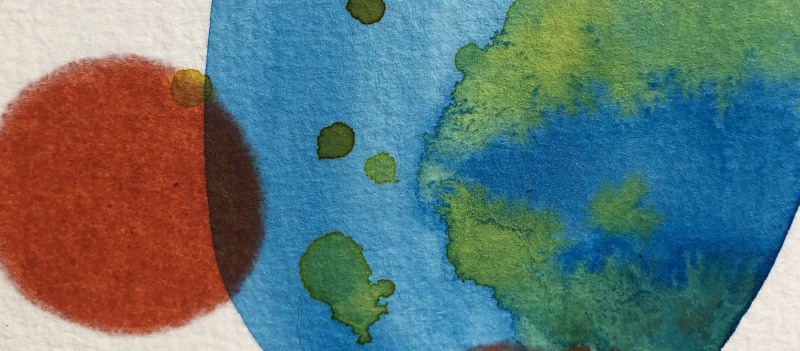
#> input picture img/art-blau-1600.jpg, 1600 x 702 px (shown at 1/2 size)
$ python -i images.py   (imports and definitions only)
#> lines starting #> are read from the running program, lines starting #| are printed output that depends on the picture; after the words box and inside, x2 and y2 are one past the last pixel; in counts of white or black regions, pixels touching at a corner belong together
#> further down, picture is the input picture: PIL image 1600x702 RGB; mean R, G, B 93.7, 117.8, 118.6
#!/usr/bin/env python3
"""Holt Kristins Bilder von lebensfarben.net (Jimdo-CDN) und erzeugt 800/1600-px-JPEGs in site/img/.

Läuft in GitHub Actions (dort ist das Netz offen). Ohne Netz entstehen Platzhalter,
damit die Seite lokal trotzdem gebaut werden kann (--placeholder).
"""
import io, pathlib, sys, urllib.request
from PIL import Image, ImageOps

OUT = pathlib.Path(__file__).resolve().parent.parent / 'site' / 'img'
B = 'https://primary.jwwb.nl/public/i/g/v/temp-ljqojfxjnemcmhcxdoxa/'

# name: (Quelle, Bearbeitung)
IMAGES = {
    'weite':               (B + 'kristin-damaschke-lebensfarben-psychotherapie-somatic-experiencing-high.jpg', 'left'),
    'raum':                (B + '25b4eac1-46bb-43f1-adb2-7a3b7f025c60-high.png', None),
    'art-erde':            (B + 'img_0756-kopie-high-z1vao1.jpg', None),
    'art-pink':            (B + 'bildschirmfoto-2026-08-16-um-22-49-57-standard.png', None),
    'art-gruen':           (B + 'bildschirmfoto-2026-08-16-um-22-49-38-standard.png', None),
    'art-tuerkis':         (B + 'bildschirmfoto-2026-08-16-um-22-56-58-high.png', None),
    'art-ocker':           (B + 'bildschirmfoto-2026-08-16-um-22-57-23-high.png', None),
    'art-blau':            (B + 'bildschirmfoto-2026-08-16-um-22-56-12-high.png', None),
    'ausstellung-luebeck': (B + 'img_2065-high.jpg', None),
    'ausstellung-wand':    (B + 'img_2058-high.jpg', None),
    'ausstellung-haengung':(B + 'img_5137-high.jpg', None),
    'ausstellung-rot':     (B + 'img_0832-high.jpg', None),
}


def trim_white(im, thresh=238):
    """Schneidet weiße Ränder ab."""
#> called with thresh = 238
    g = im.convert('L').point(lambda v: 255 if v < thresh else 0)
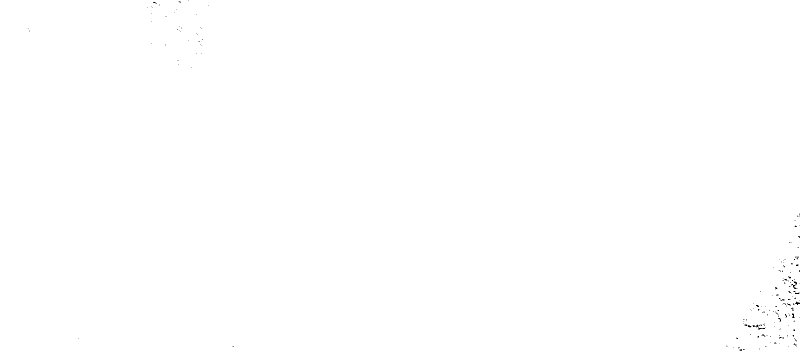
#> g: PIL image 1600x702 L (shown at 1/2 size); 99.9% white; black in thin lines or dots
    box = g.getbbox()
#> box = (0, 0, 1600, 702)
    return im.crop(box) if box else im


def split_left(im, thresh=238):
    """Das Bildpaar der alten Startseite ist eine Datei: linkes Foto (Weite) herausschneiden."""
    im = trim_white(im, thresh)
    g = im.convert('L')
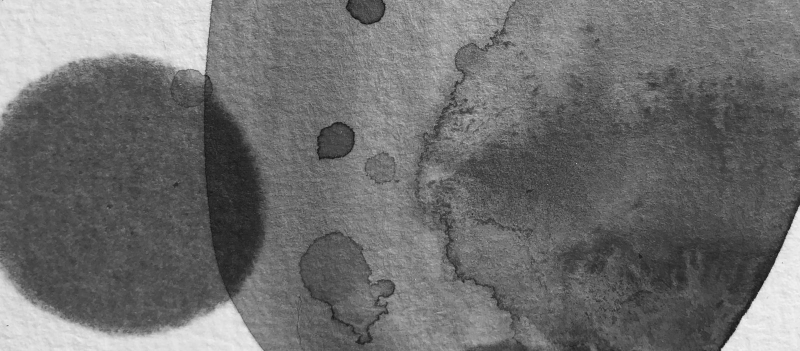
#> g: PIL image 1600x702 L (shown at 1/2 size); min 7, max 248, mean 110.7
    w, h = g.size
#> w = 1600; h = 702
    px = g.load()
    white_cols = [x for x in range(w) if min(px[x, y] for y in range(h // 4, 3 * h // 4, 4)) >= thresh]
#> white_cols = []
    # erste weiße Spalte in der mittleren Hälfte = Trennfuge
    gap = next((x for x in white_cols if w * 0.25 < x < w * 0.75), w // 2)
#> gap = 800
    return trim_white(im.crop((0, 0, gap, h)), thresh)
#> call 2 of trim_white, with thresh = 238
#> in trim_white (call 2), `g = im.convert('L').point(lambda v: 255 if v < thresh else 0)`:
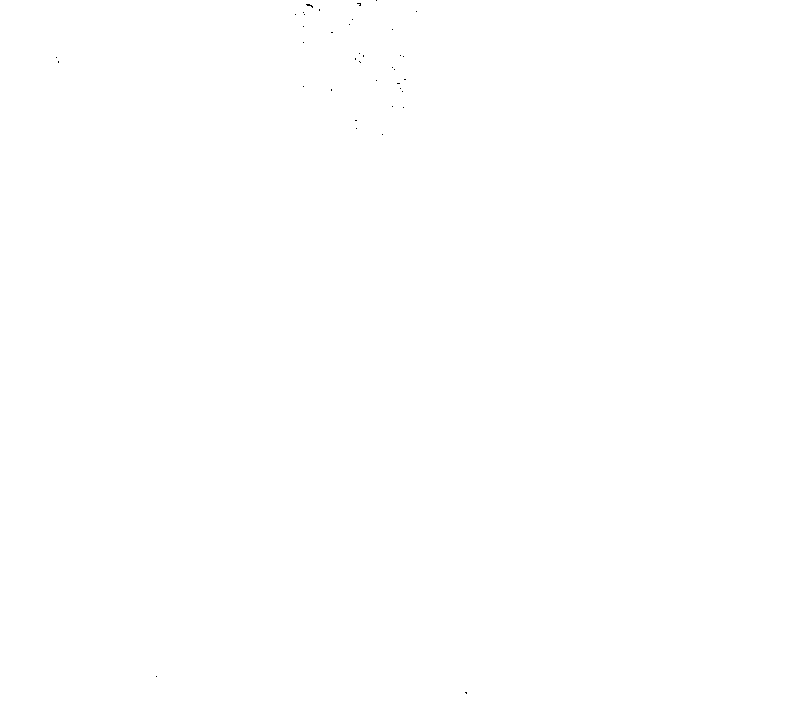
#> g: PIL image 800x702 L; 100% white; black in thin lines or dots, all inside (x1, y1, x2, y2) = (56, 0, 467, 694)
#> in trim_white (call 2), `box = g.getbbox()`: box = (0, 0, 800, 702)
#> in trim_white (call 2), `return im.crop(box) if box else im`:
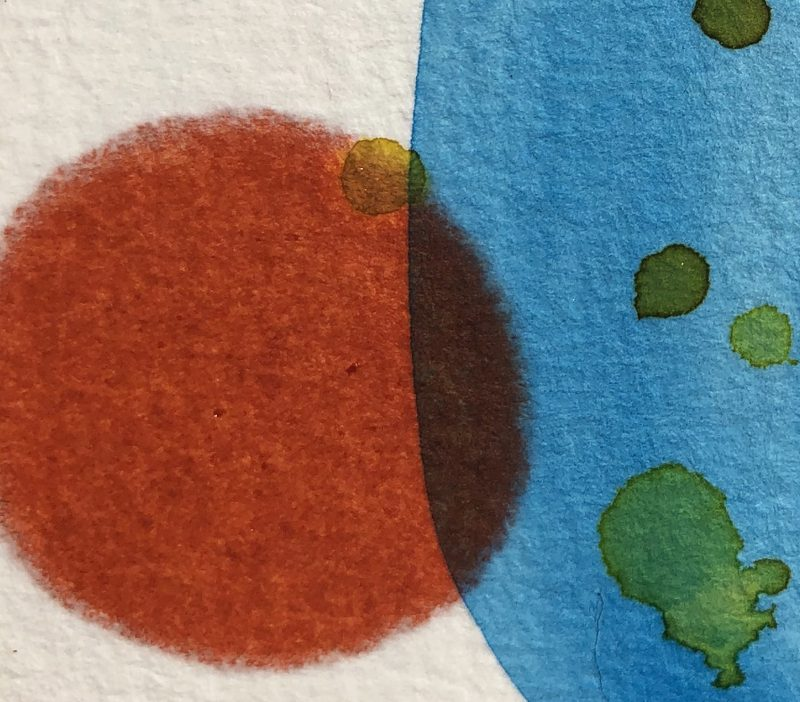
#> returned value: PIL image 800x702 RGB; mean R, G, B 123.9, 112.7, 111.2


def save(im, name):
    im = ImageOps.exif_transpose(im).convert('RGB')
    for width in (800, 1600):
        x = im.copy()
        if x.width > width:
            x = x.resize((width, round(x.height * width / x.width)), Image.LANCZOS)
        x.save(OUT / f'{name}-{width}.jpg', 'JPEG', quality=82, optimize=True, progressive=True)


def main():
    OUT.mkdir(parents=True, exist_ok=True)
    placeholder = '--placeholder' in sys.argv
    for name, (url, op) in IMAGES.items():
        if (OUT / f'{name}-1600.jpg').exists() and not placeholder:
            continue
        if placeholder:
            save(Image.new('RGB', (1600, 1200), (233, 223, 207)), name)
            continue
        req = urllib.request.Request(url, headers={'User-Agent': 'Mozilla/5.0 (Vorschau-Build)'})
        data = urllib.request.urlopen(req, timeout=60).read()
        im = Image.open(io.BytesIO(data))
        im.load()
        if im.mode in ('RGBA', 'LA', 'P'):
            bg = Image.new('RGB', im.size, (255, 255, 255))
            im = im.convert('RGBA'); bg.paste(im, mask=im.split()[-1]); im = bg
        if op == 'left':
            im = split_left(im)
        elif name.startswith('art-') and name in ('art-pink', 'art-gruen', 'art-tuerkis', 'art-ocker', 'art-blau'):
            im = trim_white(im, 250)  # Bildschirmfotos: helle Ränder entfernen
        save(im, name)
        print('ok', name, im.size)


# [2 lines not run here, left out]

>>> from PIL import Image
>>> picture = Image.open('../img/art-blau-1600.jpg')
>>> result = split_left(picture)
